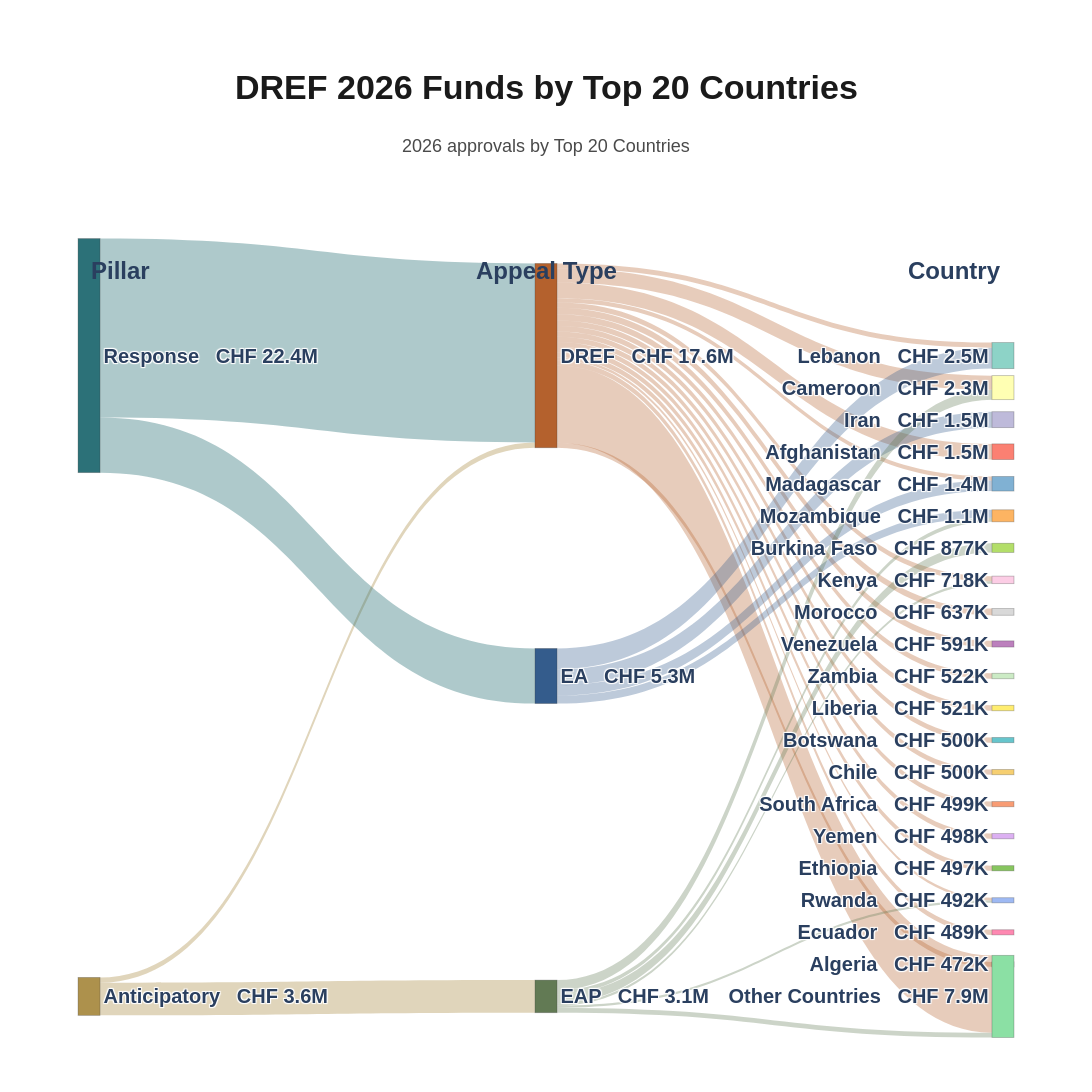
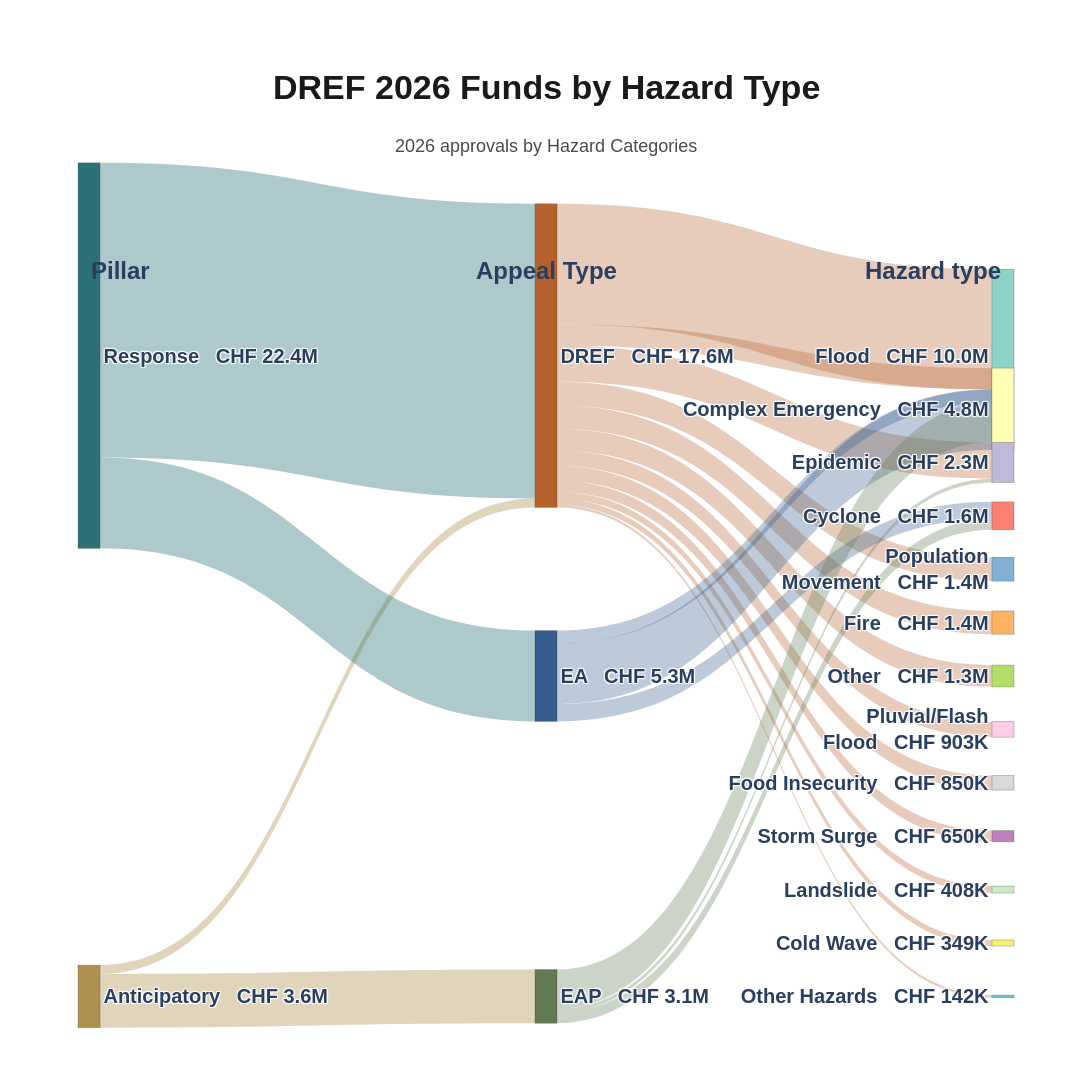

Write notebook code for charts like these, in order.
### Markdown cell above
## 6. Display Figures Inline

Render both Sankey diagrams directly in the notebook for immediate review.

### Code cell
country_title = "DREF 2026 Funds by Top 20 Countries"
country_subtitle = "2026 approvals by Top 20 Countries"
country_fig = build_three_stage_sankey(
    country_stage_1,
    country_stage_2,
    country_stage_2,
    country_terminal_order,
    "Country",
    country_title,
    country_subtitle,
    "dref_sankey_top20_countries_2026",
)

hazard_title = "DREF 2026 Funds by Hazard Type"
hazard_subtitle = "2026 approvals by Hazard Categories"
hazard_fig = build_three_stage_sankey(
    hazard_stage_1,
    hazard_stage_2,
    hazard_stage_2,
    hazard_terminal_order,
    "Hazard type",
    hazard_title,
    hazard_subtitle,
    "dref_sankey_hazard_type_2026",
)

country_fig.show()
hazard_fig.show()

### Figure 1 — Plotly figure (JSON) as saved in the notebook; plotly's stock layout.template omitted (floating-point values rounded to 4 significant figures)
{"data": [{"arrangement": "fixed", "link": {"color": ["rgba(173, 145, 76, 0.38)", "rgba(173, 145, 76, 0.38)", "rgba(44, 113, 120, 0.38)", "rgba(44, 113, 120, 0.38)", "rgba(180, 97, 45, 0.32)", "rgba(180, 97, 45, 0.32)", "rgba(180, 97, 45, 0.32)", "rgba(180, 97, 45, 0.32)", "rgba(180, 97, 45, 0.32)", "rgba(180, 97, 45, 0.32)", "rgba(180, 97, 45, 0.32)", "rgba(180, 97, 45, 0.32)", "rgba(180, 97, 45, 0.32)", "rgba(180, 97, 45, 0.32)", "rgba(180, 97, 45, 0.32)", "rgba(180, 97, 45, 0.32)", "rgba(180, 97, 45, 0.32)", "rgba(180, 97, 45, 0.32)", "rgba(180, 97, 45, 0.32)", "rgba(180, 97, 45, 0.32)", "rgba(180, 97, 45, 0.32)", "rgba(180, 97, 45, 0.32)", "rgba(52, 92, 140, 0.32)", "rgba(52, 92, 140, 0.32)", "rgba(52, 92, 140, 0.32)", "rgba(52, 92, 140, 0.32)", "rgba(98, 122, 84, 0.32)", "rgba(98, 122, 84, 0.32)", "rgba(98, 122, 84, 0.32)", "rgba(98, 122, 84, 0.32)", "rgba(98, 122, 84, 0.32)", "rgba(98, 122, 84, 0.32)"], "hovertemplate": "CHF %{value:,.0f}<extra></extra>", "source": [1, 1, 0, 0, 2, 2, 2, 2, 2, 2, 2, 2, 2, 2, 2, 2, 2, 2, 2, 2, 2, 2, 3, 3, 3, 3, 4, 4, 4, 4, 4, 4], "target": [2, 4, 2, 3, 8, 24, 17, 6, 18, 23, 21, 12, 5, 16, 9, 13, 25, 22, 19, 14, 20, 15, 7, 5, 9, 10, 11, 6, 12, 10, 25, 22], "value": [512400, 3119054, 17130058, 5275304, 1500000, 472398, 499928, 1349785, 499709, 489287, 496661, 499977, 492946, 521005, 394995, 637064, 7403121, 274467, 498950, 591383, 498497, 522285, 1525304, 2000000, 1000000, 750000, 876576, 949997, 218167, 398816, 458048, 217450]}, "node": {"color": ["#2C7178", "#AD914C", "#B4612D", "#345C8C", "#627A54", "rgb(141,211,199)", "rgb(255,255,179)", "rgb(190,186,218)", "rgb(251,128,114)", "rgb(128,177,211)", "rgb(253,180,98)", "rgb(179,222,105)", "rgb(252,205,229)", "rgb(217,217,217)", "rgb(188,128,189)", "rgb(204,235,197)", "rgb(255,237,111)", "rgb(102, 197, 204)", "rgb(246, 207, 113)", "rgb(248, 156, 116)", "rgb(220, 176, 242)", "rgb(135, 197, 95)", "rgb(158, 185, 243)", "rgb(254, 136, 177)", "rgb(201, 219, 116)", "rgb(139, 224, 164)"], "hovertemplate": "%{label}<extra></extra>", "label": ["<b>Response   CHF 22.4M</b>", "<b>Anticipatory   CHF 3.6M</b>", "<b>DREF   CHF 17.6M</b>", "<b>EA   CHF 5.3M</b>", "<b>EAP   CHF 3.1M</b>", "<b>Lebanon   CHF 2.5M</b>", "<b>Cameroon   CHF 2.3M</b>", "<b>Iran   CHF 1.5M</b>", "<b>Afghanistan   CHF 1.5M</b>", "<b>Madagascar   CHF 1.4M</b>", "<b>Mozambique   CHF 1.1M</b>", "<b>Burkina Faso   CHF 877K</b>", "<b>Kenya   CHF 718K</b>", "<b>Morocco   CHF 637K</b>", "<b>Venezuela   CHF 591K</b>", "<b>Zambia   CHF 522K</b>", "<b>Liberia   CHF 521K</b>", "<b>Botswana   CHF 500K</b>", "<b>Chile   CHF 500K</b>", "<b>South Africa   CHF 499K</b>", "<b>Yemen   CHF 498K</b>", "<b>Ethiopia   CHF 497K</b>", "<b>Rwanda   CHF 492K</b>", "<b>Ecuador   CHF 489K</b>", "<b>Algeria   CHF 472K</b>", "<b>Other Countries   CHF 7.9M</b>"], "line": {"color": "rgba(60, 60, 60, 0.35)", "width": 0.8}, "pad": 22, "thickness": 22, "x": [0.02, 0.02, 0.5, 0.5, 0.5, 0.98, 0.98, 0.98, 0.98, 0.98, 0.98, 0.98, 0.98, 0.98, 0.98, 0.98, 0.98, 0.98, 0.98, 0.98, 0.98, 0.98, 0.98, 0.98, 0.98, 0.98], "y": [0.05, 0.95, 0.05, 0.5, 0.95, 0.05, 0.095, 0.14, 0.185, 0.23, 0.275, 0.32, 0.365, 0.41, 0.455, 0.5, 0.545, 0.59, 0.635, 0.68, 0.725, 0.77, 0.815, 0.86, 0.905, 0.95]}, "type": "sankey"}], "layout": {"annotations": [{"font": {"color": "#1a1a1a", "family": "Arial", "size": 34}, "showarrow": false, "text": "<b>DREF 2026 Funds by Top 20 Countries</b>", "x": 0.5, "xanchor": "center", "xref": "paper", "y": 1.357, "yanchor": "top", "yref": "paper"}, {"align": "center", "font": {"color": "#4a4a4a", "family": "Arial", "size": 18}, "showarrow": false, "text": "2026 approvals by Top 20 Countries", "x": 0.5, "xanchor": "center", "xref": "paper", "y": 1.262, "yanchor": "top", "yref": "paper"}, {"font": {"family": "Arial", "size": 24}, "showarrow": false, "text": "<b>Pillar</b>", "x": 0.02, "xanchor": "left", "xref": "paper", "y": 1.048, "yanchor": "bottom", "yref": "paper"}, {"font": {"family": "Arial", "size": 24}, "showarrow": false, "text": "<b>Appeal Type</b>", "x": 0.5, "xanchor": "center", "xref": "paper", "y": 1.048, "yanchor": "bottom", "yref": "paper"}, {"font": {"family": "Arial", "size": 24}, "showarrow": false, "text": "<b>Country</b>", "x": 0.98, "xanchor": "right", "xref": "paper", "y": 1.048, "yanchor": "bottom", "yref": "paper"}], "font": {"family": "Arial", "size": 20}, "height": 1220, "margin": {"b": 60, "l": 70, "r": 70, "t": 320}, "paper_bgcolor": "white", "plot_bgcolor": "white", "title": {"text": ""}, "width": 1800}}

### Figure 2 — Plotly figure (JSON) as saved in the notebook; plotly's stock layout.template omitted (floating-point values rounded to 4 significant figures)
{"data": [{"arrangement": "fixed", "link": {"color": ["rgba(173, 145, 76, 0.38)", "rgba(173, 145, 76, 0.38)", "rgba(44, 113, 120, 0.38)", "rgba(44, 113, 120, 0.38)", "rgba(180, 97, 45, 0.32)", "rgba(180, 97, 45, 0.32)", "rgba(180, 97, 45, 0.32)", "rgba(180, 97, 45, 0.32)", "rgba(180, 97, 45, 0.32)", "rgba(180, 97, 45, 0.32)", "rgba(180, 97, 45, 0.32)", "rgba(180, 97, 45, 0.32)", "rgba(180, 97, 45, 0.32)", "rgba(180, 97, 45, 0.32)", "rgba(180, 97, 45, 0.32)", "rgba(180, 97, 45, 0.32)", "rgba(52, 92, 140, 0.32)", "rgba(52, 92, 140, 0.32)", "rgba(52, 92, 140, 0.32)", "rgba(98, 122, 84, 0.32)", "rgba(98, 122, 84, 0.32)", "rgba(98, 122, 84, 0.32)"], "hovertemplate": "CHF %{value:,.0f}<extra></extra>", "source": [1, 1, 0, 0, 2, 2, 2, 2, 2, 2, 2, 2, 2, 2, 2, 2, 3, 3, 3, 4, 4, 4], "target": [2, 4, 2, 3, 16, 6, 7, 10, 5, 13, 15, 11, 17, 12, 9, 14, 6, 8, 5, 8, 7, 5], "value": [512400, 3119054, 17130058, 5275304, 349389, 1224995, 2108856, 1350665, 7005560, 849785, 407510, 1262013, 142329, 903217, 1388247, 649892, 3525304, 1000000, 750000, 618717, 218167, 2282170]}, "node": {"color": ["#2C7178", "#AD914C", "#B4612D", "#345C8C", "#627A54", "rgb(141,211,199)", "rgb(255,255,179)", "rgb(190,186,218)", "rgb(251,128,114)", "rgb(128,177,211)", "rgb(253,180,98)", "rgb(179,222,105)", "rgb(252,205,229)", "rgb(217,217,217)", "rgb(188,128,189)", "rgb(204,235,197)", "rgb(255,237,111)", "rgb(102, 197, 204)"], "hovertemplate": "%{label}<extra></extra>", "label": ["<b>Response   CHF 22.4M</b>", "<b>Anticipatory   CHF 3.6M</b>", "<b>DREF   CHF 17.6M</b>", "<b>EA   CHF 5.3M</b>", "<b>EAP   CHF 3.1M</b>", "<b>Flood   CHF 10.0M</b>", "<b>Complex Emergency   CHF 4.8M</b>", "<b>Epidemic   CHF 2.3M</b>", "<b>Cyclone   CHF 1.6M</b>", "<b>Population<br>Movement   CHF 1.4M</b>", "<b>Fire   CHF 1.4M</b>", "<b>Other   CHF 1.3M</b>", "<b>Pluvial/Flash<br>Flood   CHF 903K</b>", "<b>Food Insecurity   CHF 850K</b>", "<b>Storm Surge   CHF 650K</b>", "<b>Landslide   CHF 408K</b>", "<b>Cold Wave   CHF 349K</b>", "<b>Other Hazards   CHF 142K</b>"], "line": {"color": "rgba(60, 60, 60, 0.35)", "width": 0.8}, "pad": 22, "thickness": 22, "x": [0.02, 0.02, 0.5, 0.5, 0.5, 0.98, 0.98, 0.98, 0.98, 0.98, 0.98, 0.98, 0.98, 0.98, 0.98, 0.98, 0.98, 0.98], "y": [0.05, 0.95, 0.05, 0.5, 0.95, 0.05, 0.125, 0.2, 0.275, 0.35, 0.425, 0.5, 0.575, 0.65, 0.725, 0.8, 0.875, 0.95]}, "type": "sankey"}], "layout": {"annotations": [{"font": {"color": "#1a1a1a", "family": "Arial", "size": 34}, "showarrow": false, "text": "<b>DREF 2026 Funds by Hazard Type</b>", "x": 0.5, "xanchor": "center", "xref": "paper", "y": 1.357, "yanchor": "top", "yref": "paper"}, {"align": "center", "font": {"color": "#4a4a4a", "family": "Arial", "size": 18}, "showarrow": false, "text": "2026 approvals by Hazard Categories", "x": 0.5, "xanchor": "center", "xref": "paper", "y": 1.262, "yanchor": "top", "yref": "paper"}, {"font": {"family": "Arial", "size": 24}, "showarrow": false, "text": "<b>Pillar</b>", "x": 0.02, "xanchor": "left", "xref": "paper", "y": 1.048, "yanchor": "bottom", "yref": "paper"}, {"font": {"family": "Arial", "size": 24}, "showarrow": false, "text": "<b>Appeal Type</b>", "x": 0.5, "xanchor": "center", "xref": "paper", "y": 1.048, "yanchor": "bottom", "yref": "paper"}, {"font": {"family": "Arial", "size": 24}, "showarrow": false, "text": "<b>Hazard type</b>", "x": 0.98, "xanchor": "right", "xref": "paper", "y": 1.048, "yanchor": "bottom", "yref": "paper"}], "font": {"family": "Arial", "size": 20}, "height": 1220, "margin": {"b": 60, "l": 70, "r": 70, "t": 320}, "paper_bgcolor": "white", "plot_bgcolor": "white", "title": {"text": ""}, "width": 1800}}
